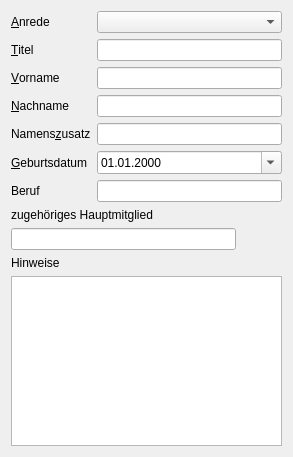
<?xml version="1.0" encoding="UTF-8"?>
<ui version="4.0">
 <class>MitgliedNatuerlich</class>
 <widget class="QWidget" name="MitgliedNatuerlich">
  <property name="geometry">
   <rect>
    <x>0</x>
    <y>0</y>
    <width>293</width>
    <height>457</height>
   </rect>
  </property>
  <property name="windowTitle">
   <string>Form</string>
  </property>
  <layout class="QVBoxLayout" name="verticalLayout">
   <item>
    <layout class="QFormLayout" name="formLayout">
     <item row="0" column="0">
      <widget class="QLabel" name="label">
       <property name="text">
        <string>&amp;Anrede</string>
       </property>
       <property name="buddy">
        <cstring>cbxAnrede</cstring>
       </property>
      </widget>
     </item>
     <item row="0" column="1">
      <widget class="QComboBox" name="cbxAnrede"/>
     </item>
     <item row="1" column="0">
      <widget class="QLabel" name="label_16">
       <property name="text">
        <string>&amp;Titel</string>
       </property>
       <property name="buddy">
        <cstring>txlTitel</cstring>
       </property>
      </widget>
     </item>
     <item row="1" column="1">
      <widget class="QLineEdit" name="txlTitel"/>
     </item>
     <item row="2" column="0">
      <widget class="QLabel" name="label_3">
       <property name="text">
        <string>&amp;Vorname</string>
       </property>
       <property name="buddy">
        <cstring>txlVorname</cstring>
       </property>
      </widget>
     </item>
     <item row="2" column="1">
      <widget class="QLineEdit" name="txlVorname"/>
     </item>
     <item row="3" column="0">
      <widget class="QLabel" name="label_4">
       <property name="text">
        <string>&amp;Nachname</string>
       </property>
       <property name="buddy">
        <cstring>txlName</cstring>
       </property>
      </widget>
     </item>
     <item row="3" column="1">
      <widget class="QLineEdit" name="txlName"/>
     </item>
     <item row="4" column="0">
      <widget class="QLabel" name="label_5">
       <property name="text">
        <string>Namens&amp;zusatz</string>
       </property>
       <property name="buddy">
        <cstring>txlNamenszusatz</cstring>
       </property>
      </widget>
     </item>
     <item row="4" column="1">
      <widget class="QLineEdit" name="txlNamenszusatz"/>
     </item>
     <item row="5" column="0">
      <widget class="QLabel" name="label_6">
       <property name="text">
        <string>&amp;Geburtsdatum</string>
       </property>
       <property name="buddy">
        <cstring>dateGeburtsdatum</cstring>
       </property>
      </widget>
     </item>
     <item row="5" column="1">
      <widget class="QDateEdit" name="dateGeburtsdatum">
       <property name="enabled">
        <bool>true</bool>
       </property>
       <property name="displayFormat">
        <string>dd.MM.yyyy</string>
       </property>
       <property name="calendarPopup">
        <bool>true</bool>
       </property>
      </widget>
     </item>
     <item row="6" column="0">
      <widget class="QLabel" name="label_2">
       <property name="text">
        <string>Beruf</string>
       </property>
      </widget>
     </item>
     <item row="6" column="1">
      <widget class="QLineEdit" name="txlBeruf"/>
     </item>
    </layout>
   </item>
   <item>
    <widget class="QLabel" name="label_8">
     <property name="text">
      <string>zugehöriges Hauptmitglied</string>
     </property>
    </widget>
   </item>
   <item>
    <layout class="QHBoxLayout" name="horizontalLayout_2">
     <item>
      <widget class="QLineEdit" name="txlHauptmitglied">
       <property name="readOnly">
        <bool>true</bool>
       </property>
      </widget>
     </item>
     <item>
      <widget class="QPushButton" name="btnShowHauptmitglied">
       <property name="toolTip">
        <string>Hauptmitglied anzeigen</string>
       </property>
       <property name="text">
        <string/>
       </property>
       <property name="icon">
        <iconset resource="resources.qrc">
         <normaloff>:/icons/view_detailed.png</normaloff>:/icons/view_detailed.png</iconset>
       </property>
       <property name="flat">
        <bool>true</bool>
       </property>
      </widget>
     </item>
    </layout>
   </item>
   <item>
    <widget class="QLabel" name="label_19">
     <property name="text">
      <string>Hinweise</string>
     </property>
    </widget>
   </item>
   <item>
    <widget class="QPlainTextEdit" name="txtHinweise"/>
   </item>
  </layout>
 </widget>
 <tabstops>
  <tabstop>cbxAnrede</tabstop>
  <tabstop>txlTitel</tabstop>
  <tabstop>txlVorname</tabstop>
  <tabstop>txlName</tabstop>
  <tabstop>txlNamenszusatz</tabstop>
  <tabstop>dateGeburtsdatum</tabstop>
  <tabstop>txlBeruf</tabstop>
  <tabstop>txlHauptmitglied</tabstop>
  <tabstop>btnShowHauptmitglied</tabstop>
 </tabstops>
 <resources>
  <include location="resources.qrc"/>
 </resources>
 <connections/>
</ui>
